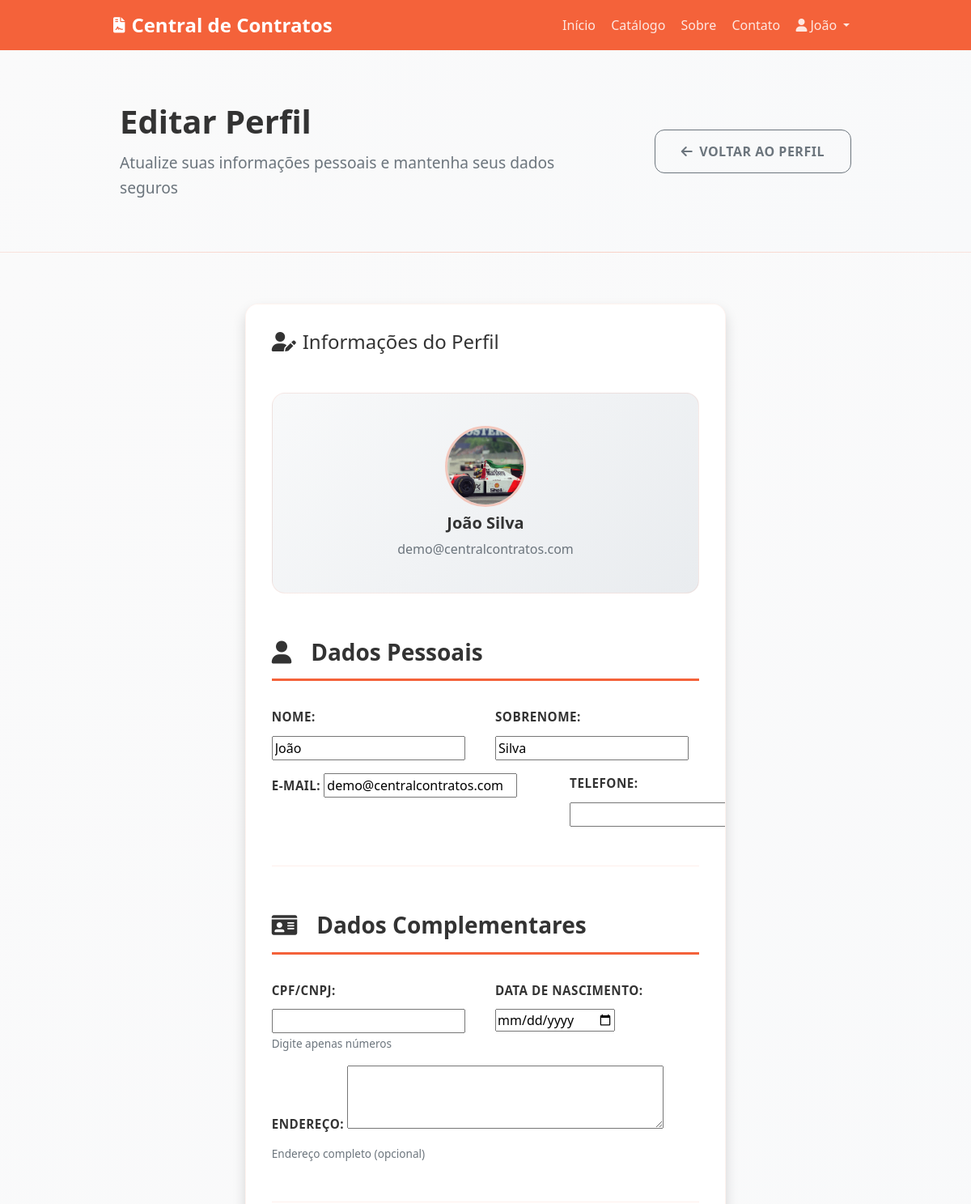
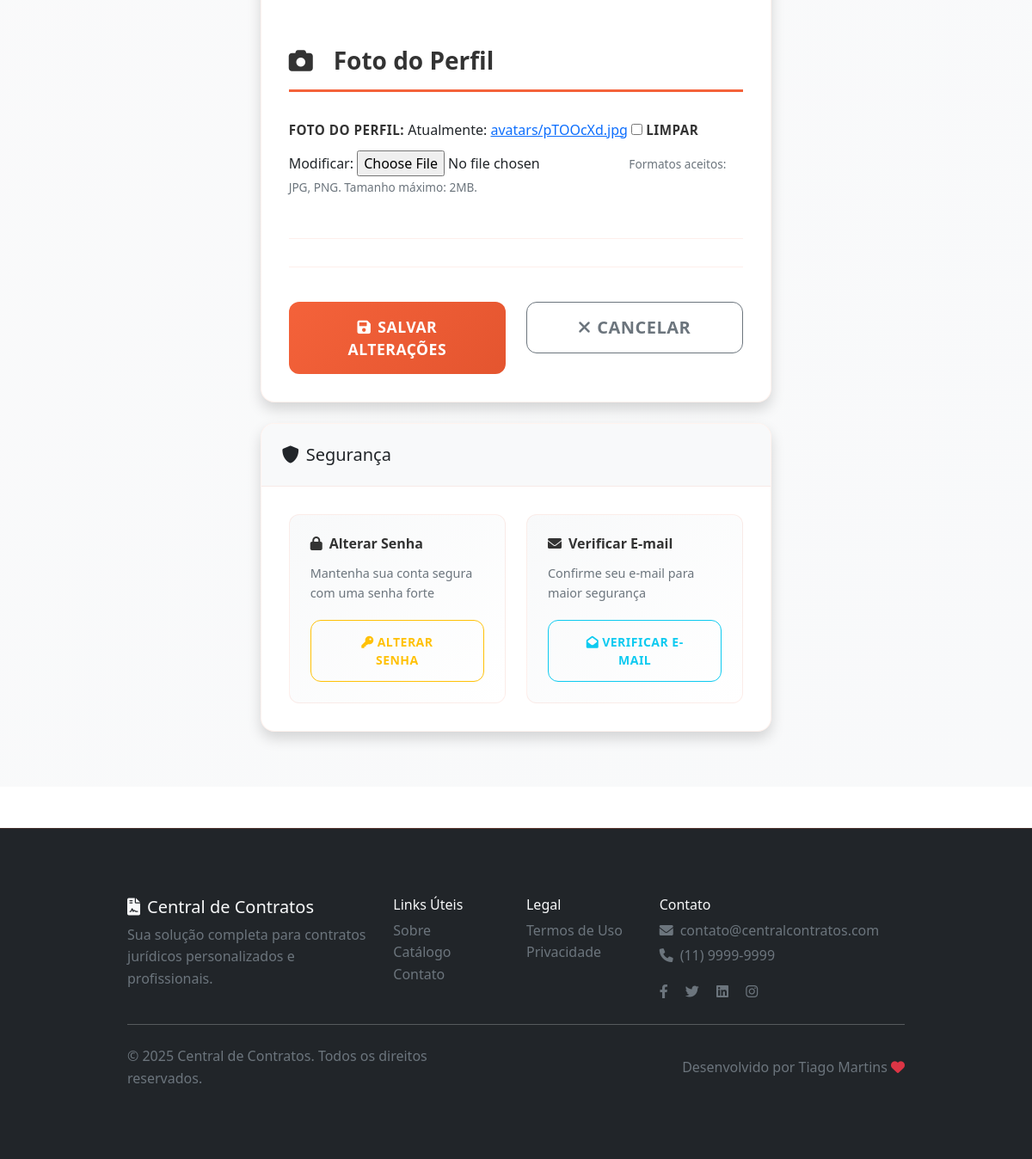
The app's page /users/profile/edit/ (signed in) with its own data (2 pictures, top to bottom).
### users/models.py (models this page shows, shortened)
class UserProfile(models.Model):
    USER_TYPES = [
        ('client', 'Cliente'),
        ('admin', 'Administrador'),
    ]
    user = models.OneToOneField(User, on_delete=models.CASCADE, verbose_name='Usuário')
    user_type = models.CharField('Tipo de Usuário', max_length=10, choices=USER_TYPES, default='client')
    phone = models.CharField('Telefone', max_length=20, blank=True)
    address = models.TextField('Endereço', blank=True)
    cpf_cnpj = models.CharField('CPF/CNPJ', max_length=18, blank=True)
    birth_date = models.DateField('Data de Nascimento', blank=True, null=True)
    avatar = models.ImageField('Avatar', upload_to='avatars/', blank=True, null=True)
    is_verified = models.BooleanField('Verificado', default=False)
    created_at = models.DateTimeField('Criado em', auto_now_add=True)
    updated_at = models.DateTimeField('Atualizado em', auto_now=True)
    class Meta:
        verbose_name = 'Perfil do Usuário'
        verbose_name_plural = 'Perfis dos Usuários'
    def get_full_name(self):
        return f"{self.user.first_name} {self.user.last_name}".strip() or self.user.username

### users/views.py (the view)
# urls.py: path('profile/edit/', views.edit_profile_view, name='edit_profile'),
@login_required
def edit_profile_view(request):
    profile, created = UserProfile.objects.get_or_create(user=request.user)
    if request.method == 'POST':
        form = UserProfileForm(request.POST, request.FILES, instance=profile, user=request.user)
        if form.is_valid():
            form.save()
            messages.success(request, 'Perfil atualizado com sucesso!')
            return redirect('users:profile')
    else:
        form = UserProfileForm(instance=profile, user=request.user)
    return render(request, 'users/edit_profile.html', {'form': form})

### templates/users/edit_profile.html (shortened to what this page needs)
{% extends 'base.html' %}
{% load static %}
{% load crispy_forms_tags %}
{% block content %}
<section class="edit-profile-hero py-5">
    <div class="container">
        <div class="row align-items-center">
            <div class="col-lg-8">
                <h1 class="hero-title">Editar Perfil</h1>
                <p class="hero-subtitle">Atualize suas informações pessoais e mantenha seus dados seguros</p>
            </div>
            <div class="col-lg-4 text-end">
                <a href="{% url 'users:profile' %}" class="btn btn-outline-secondary">
                    <i class="fas fa-arrow-left me-2"></i>Voltar ao Perfil
                </a>
            </div>
        </div>
    </div>
</section>
<section class="edit-profile-form py-5">
    <div class="container">
        <div class="row justify-content-center">
            <div class="col-lg-8">
                <div class="form-card card shadow">
                    <div class="card-header bg-white">
                        <h4 class="mb-0"><i class="fas fa-user-edit me-2"></i>Informações do Perfil</h4>
                    </div>
                    <div class="card-body">
                        <div class="current-avatar text-center mb-4">
                            <div class="avatar-preview">
                                {% if form.instance.avatar %}
                                    <img src="{{ form.instance.avatar.url }}" alt="Avatar Atual" class="rounded-circle">
                                {% else %}
                                    <div class="avatar-placeholder">
                                        <i class="fas fa-user"></i>
                                    </div>
                                {% endif %}
                            </div>
                            <h5 class="mt-2">{{ form.instance.get_full_name|default:user.username }}</h5>
                            <p class="text-muted">{{ user.email }}</p>
                        </div>
                        <form method="post" enctype="multipart/form-data" class="needs-validation" novalidate>
                            <div class="form-section mb-4">
                                <h5 class="section-title">
                                    <i class="fas fa-user me-2"></i>Dados Pessoais
                                </h5>
                                <div class="row">
                                    <div class="col-md-6">
                                        <div class="form-group mb-3">
                                            {{ form.first_name.label_tag }}
                                            {{ form.first_name }}
                                        </div>
                                    </div>
                                    <div class="col-md-6">
                                        <div class="form-group mb-3">
                                            {{ form.last_name.label_tag }}
                                            {{ form.last_name }}
                                        </div>
                                    </div>
                                </div>
                                <div class="row">
                                    <div class="col-md-8">
                                        <div class="form-group mb-3">
                                            {{ form.email.label_tag }}
                                            {{ form.email }}
                                        </div>
                                    </div>
                                    <div class="col-md-4">
                                        <div class="form-group mb-3">
                                            {{ form.phone.label_tag }}
                                            {{ form.phone }}
                                        </div>
                                    </div>
                                </div>
                            </div>
                            <div class="form-section mb-4">
                                <h5 class="section-title">
                                    <i class="fas fa-id-card me-2"></i>Dados Complementares
                                </h5>
                                <div class="row">
                                    <div class="col-md-6">
                                        <div class="form-group mb-3">
                                            {{ form.cpf_cnpj.label_tag }}
                                            {{ form.cpf_cnpj }}
                                            <small class="form-text text-muted">Digite apenas números</small>
                                        </div>
                                    </div>
                                    <div class="col-md-6">
                                        <div class="form-group mb-3">
                                            {{ form.birth_date.label_tag }}
                                            {{ form.birth_date }}
                                        </div>
                                    </div>
                                </div>
                                <div class="form-group mb-3">
                                    {{ form.address.label_tag }}
                                    {{ form.address }}
                                    <small class="form-text text-muted">Endereço completo (opcional)</small>
                                </div>
                            </div>
                            <div class="form-section mb-4">
                                <h5 class="section-title">
                                    <i class="fas fa-camera me-2"></i>Foto do Perfil
                                </h5>
                                <div class="form-group mb-3">
                                    {{ form.avatar.label_tag }}
                                    {{ form.avatar }}
                                    <small class="form-text text-muted">
                                        Formatos aceitos: JPG, PNG. Tamanho máximo: 2MB.
                                    </small>
                                </div>
                            </div>
                            <div class="form-actions">
                                <div class="row">
                                    <div class="col-md-6">
                                        <button type="submit" class="btn btn-primary btn-lg w-100">
                                            <i class="fas fa-save me-2"></i>Salvar Alterações
                                        </button>
                                    </div>
                                    <div class="col-md-6">
                                        <a href="{% url 'users:profile' %}" class="btn btn-outline-secondary btn-lg w-100">
                                            <i class="fas fa-times me-2"></i>Cancelar
                                        </a>
                                    </div>
                                </div>
                            </div>
                        </form>
                    </div>
                </div>
                <div class="security-info card shadow mt-4">
                    <div class="card-header bg-light">
                        <h5 class="mb-0"><i class="fas fa-shield-alt me-2"></i>Segurança</h5>
                    </div>
                    <div class="card-body">
                        <div class="row">
                            <div class="col-md-6">
                                <div class="security-item">
                                    <h6><i class="fas fa-lock me-2"></i>Alterar Senha</h6>
                                    <p class="text-muted">Mantenha sua conta segura com uma senha forte</p>
                                    <a href="#" class="btn btn-outline-warning btn-sm">
                                        <i class="fas fa-key me-1"></i>Alterar Senha
                                    </a>
                                </div>
                            </div>
                            <div class="col-md-6">
                                <div class="security-item">
                                    <h6><i class="fas fa-envelope me-2"></i>Verificar E-mail</h6>
                                    <p class="text-muted">Confirme seu e-mail para maior segurança</p>
                                    {% if user.profile.is_verified %}
                                        <span class="badge bg-success">
                                            <i class="fas fa-check me-1"></i>E-mail Verificado
                                        </span>
                                    {% else %}
                                        <a href="#" class="btn btn-outline-info btn-sm">
                                            <i class="fas fa-envelope-open me-1"></i>Verificar E-mail
                                        </a>
                                    {% endif %}
                                </div>
                            </div>
                        </div>
                    </div>
                </div>
            </div>
        </div>
    </div>
</section>
{% endblock %}

### templates/base.html (shortened to what this page needs)
<!DOCTYPE html>
<html lang="pt-br">
<head>
    <link href="https://cdn.jsdelivr.net/npm/bootstrap@5.3.0/dist/css/bootstrap.min.css" rel="stylesheet">
    <link rel="stylesheet" href="https://cdnjs.cloudflare.com/ajax/libs/font-awesome/6.0.0/css/all.min.css">
    {% load static %}
    <link rel="stylesheet" href="{% static 'css/custom.css' %}">
</head>
<body>
    <nav class="navbar navbar-expand-lg navbar-dark bg-primary">
        <div class="container">
            <a class="navbar-brand fw-bold" href="{% url 'core:home' %}">
                <i class="fas fa-file-contract me-2"></i>Central de Contratos
            </a>
            <div class="collapse navbar-collapse" id="navbarNav">
                <ul class="navbar-nav ms-auto">
                    <li class="nav-item">
                        <a class="nav-link" href="{% url 'core:home' %}">Início</a>
                    </li>
                    <li class="nav-item">
                        <a class="nav-link" href="{% url 'contracts:catalog' %}">Catálogo</a>
                    </li>
                    <li class="nav-item">
                        <a class="nav-link" href="{% url 'core:about' %}">Sobre</a>
                    </li>
                    <li class="nav-item">
                        <a class="nav-link" href="{% url 'core:contact' %}">Contato</a>
                    </li>
                    {% if user.is_authenticated %}
                        <li class="nav-item dropdown">
                            <a class="nav-link dropdown-toggle" href="#" id="navbarDropdown" role="button" data-bs-toggle="dropdown">
                                <i class="fas fa-user me-1"></i>{{ user.first_name|default:user.username }}
                            </a>
                        </li>
                    {% endif %}
                </ul>
            </div>
        </div>
    </nav>
    <main>
        {% block content %}{% endblock %}
    </main>
    <footer class="bg-dark text-light py-5 mt-5">
        <div class="container">
            <div class="row">
                <div class="col-md-4">
                    <h5><i class="fas fa-file-contract me-2"></i>Central de Contratos</h5>
                    <p class="text-muted">Sua solução completa para contratos jurídicos personalizados e profissionais.</p>
                </div>
                <div class="col-md-2">
                    <h6>Links Úteis</h6>
                    <ul class="list-unstyled">
                        <li><a href="{% url 'core:about' %}" class="text-muted text-decoration-none">Sobre</a></li>
                        <li><a href="{% url 'contracts:catalog' %}" class="text-muted text-decoration-none">Catálogo</a></li>
                        <li><a href="{% url 'core:contact' %}" class="text-muted text-decoration-none">Contato</a></li>
                    </ul>
                </div>
                <div class="col-md-2">
                    <h6>Legal</h6>
                    <ul class="list-unstyled">
                        <li><a href="{% url 'core:terms' %}" class="text-muted text-decoration-none">Termos de Uso</a></li>
                        <li><a href="{% url 'core:privacy' %}" class="text-muted text-decoration-none">Privacidade</a></li>
                    </ul>
                </div>
                <div class="col-md-4">
                    <h6>Contato</h6>
                    <p class="text-muted mb-1"><i class="fas fa-envelope me-2"></i>contato@centralcontratos.com</p>
                    <p class="text-muted mb-1"><i class="fas fa-phone me-2"></i>(11) 9999-9999</p>
                    <div class="mt-3">
                        <a href="#" class="text-muted me-3"><i class="fab fa-facebook-f"></i></a>
                        <a href="#" class="text-muted me-3"><i class="fab fa-twitter"></i></a>
                        <a href="#" class="text-muted me-3"><i class="fab fa-linkedin"></i></a>
                        <a href="#" class="text-muted"><i class="fab fa-instagram"></i></a>
                    </div>
                </div>
            </div>
            <hr class="my-4">
            <div class="row align-items-center">
                <div class="col-md-6">
                    <p class="text-muted mb-0">&copy; 2025 Central de Contratos. Todos os direitos reservados.</p>
                </div>
                <div class="col-md-6 text-end">
                    <p class="text-muted mb-0">Desenvolvido por Tiago Martins <i class="fas fa-heart text-danger"></i></p>
                </div>
            </div>
        </div>
    </footer>
</body>
</html>

### records on screen
UserProfile: instance.avatar (picture), instance.get_full_name "João Silva"

### other values on screen
{{ user.first_name|default:user.username }} "João"
{{ user.email }} "demo@centralcontratos.com"
